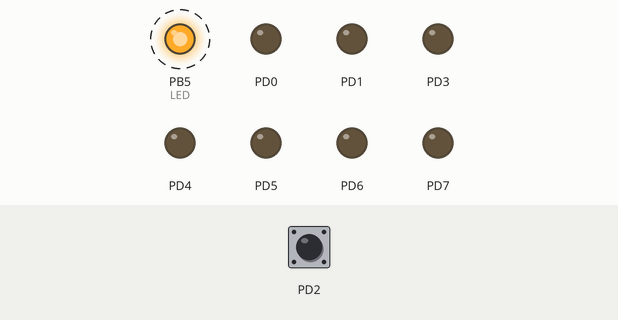
The program below on a simulated ATmega168, built with avr-gcc and emulated at 8 MHz. On the bench: output pins drawn as LEDs (lit = HIGH). Dashed ring = blinking. Inputs (shaded band) come from the test bench; at power-on: PD2 HIGH.

Above: at 0.5 s.
Timing chart, 0 to 4.6 s (numbered marks = the images above):
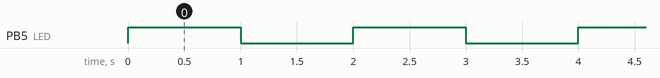

The program:

blink.c
```c
/*
 * blink.c
 *
 * Created: 8/22/2013 8:59:22 PM
 *  Author: myQ_2
 */

#define inpin (PINB & 1 << PB0)

#define F_CPU (8000000L)
#include <avr/io.h>
#include <util/delay.h>

volatile int button_was_pressed = 0;

int main(void)
{
	DDRB = 0X20;		//all inputs except B5 output
	PORTB |= (1<<PB0);	//pull up resistor on (PB0)
	EIMSK |= _BV(INT0);	//turn on interrupt 0 (PD2)
	DDRD  = 0b11111011;   // set PD2 to input
	PORTD = 0b00000100;   // set PD2 to high(pullup resistor)
	PCICR |= _BV(PCIE2);   //Enable PCINT2
	PCMSK2 |= _BV(PCINT18); //Trigger on change of PCINT18 (PD2)
	//sei();						//enable global interrupts

	while(1)
	{

		//if (button_was_pressed){
			PORTB ^= (1<<PB5);		//toggle LED
			//button_was_pressed = 0;	//reset button press flag
		_delay_ms(1000);
	}
}

//ISR(SIG_INTERRUPT0){
	//button_was_pressed = 1;
//}
```

Measured:
- by itself, PB5 (LED): alternates HIGH for 1.0 s and LOW for 1.0 s
